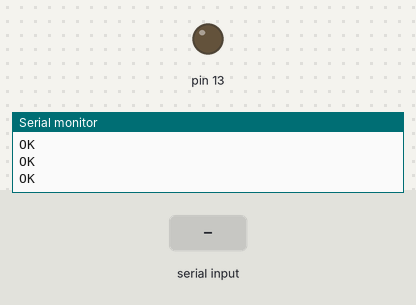
Bench run of a sketch on a simulated Arduino Uno, built with avr-gcc and run on an emulated ATmega328P. On the bench: output pins drawn as LEDs (lit = HIGH), the last lines printed to the serial monitor. Inputs (shaded band) come from the test bench. The modem accepts every AT command (registered, SIM ready, sends succeed) and sends nothing else.

Above: at 3.7 s.
3.8 s: "ledon\n" received over the second serial link
At 4.3 s:
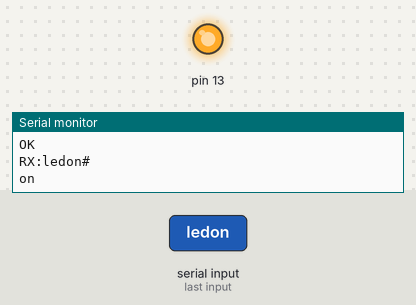
5.3 s: "ledoff\n" received over the second serial link
At 6.6 s:
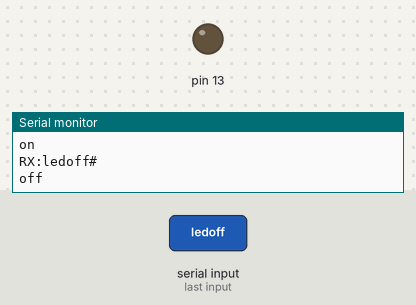
Timing chart, 0 to 8.3 s (numbered marks = the images above; inputs shaded):
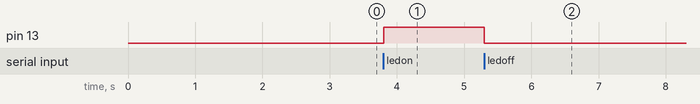

Measured:
- after the input at 3.8 s, pin 13: LOW → HIGH at once
- after the input at 5.3 s, pin 13: HIGH → LOW at once

The sketch:

003_smsrx.ino
```cpp
#include <SoftwareSerial.h>

SoftwareSerial sim800(3, 2); //SIM800L Tx & Rx is connected to Arduino #3 & #2

void setup() {
  pinMode(13, OUTPUT);
  Serial.begin(9600);
  sim800.begin(9600);

  Serial.println("Initializing...");
  delay(1000);

  sim800.println("AT");
  updateSerial();

  sim800.println("AT+CMGF=1"); // Configuring TEXT mode
  updateSerial();
  sim800.println("AT+CNMI=1,2,0,0,0"); // Decides how newly arrived SMS messages should be handled
  updateSerial();
}

int n = 0;
String ret = "";
bool LOOP = true;

void loop() {
  if (sim800.available()) {
      char c = sim800.read();
      if (c == '\n') {
        Serial.println("RX:" + ret + "#");
        if (ret == "ledon") {
          digitalWrite(13, HIGH);
          Serial.println("on");
        } else if (ret == "ledoff") {
          digitalWrite(13, LOW);
          Serial.println("off");
        }
        ret = "";
      } else if (c == '\r') {
      } else {
        ret += c;
      }
    }
}

void updateSerial()
{
  delay(500);
  while (Serial.available())
  {
    sim800.write(Serial.read());
  }
  while(sim800.available()) {
    Serial.write(sim800.read());
  }
}
```
